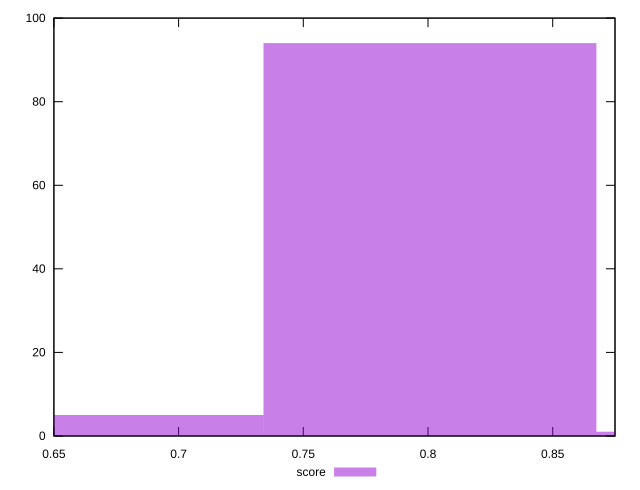

The script that saved this image:
reset
set terminal svg size 640, 490 enhanced background rgb 'white'
set output "report_00007_2020-12-11T15:55:29.892Z/uses-http2/samples/pages+cached+nointeractive/score/histogram.svg"

$score <<EOF
0.8007798775077843 94
0.6673165645898204 5
0.9342431904257484 1
EOF

set key outside below
set boxwidth 0.13346331291796407
set yrange [0:100]
set style fill transparent solid 0.5 noborder

plot \
  $score title "score" with boxes, \


reset
